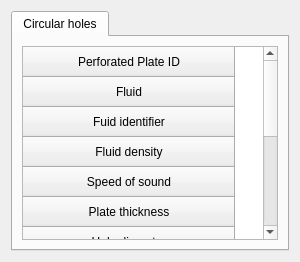
        <widget class="QWidget" name="tab_edit">
         <attribute name="title">
          <string>Edit</string>
         </attribute>
         <layout class="QGridLayout" name="gridLayout_13">
          <item row="0" column="0">
           <widget class="QTabWidget" name="edit_tabWidget">
            <property name="currentIndex">
             <number>0</number>
            </property>
            <widget class="QWidget" name="tab_circular_holes_edit">
             <attribute name="title">
              <string>Circular holes</string>
             </attribute>
             <layout class="QGridLayout" name="gridLayout_14">
              <item row="0" column="0">
               <widget class="QTableWidget" name="edit_tableWidget">
                <attribute name="horizontalHeaderVisible">
                 <bool>false</bool>
                </attribute>
                <row>
                 <property name="text">
                  <string>Perforated Plate ID</string>
                 </property>
                 <property name="textAlignment">
                  <set>AlignCenter</set>
                 </property>
                </row>
                <row>
                 <property name="text">
                  <string>Fluid</string>
                 </property>
                 <property name="textAlignment">
                  <set>AlignCenter</set>
                 </property>
                </row>
                <row>
                 <property name="text">
                  <string>Fuid identifier</string>
                 </property>
                 <property name="textAlignment">
                  <set>AlignCenter</set>
                 </property>
                </row>
                <row>
                 <property name="text">
                  <string>Fluid density</string>
                 </property>
                 <property name="textAlignment">
                  <set>AlignCenter</set>
                 </property>
                </row>
                <row>
                 <property name="text">
                  <string>Speed of sound</string>
                 </property>
                 <property name="textAlignment">
                  <set>AlignCenter</set>
                 </property>
                </row>
                <row>
                 <property name="text">
                  <string>Plate thickness</string>
                 </property>
                 <property name="textAlignment">
                  <set>AlignCenter</set>
                 </property>
                </row>
                <row>
                 <property name="text">
                  <string>Hole diameter</string>
                 </property>
                 <property name="textAlignment">
                  <set>AlignCenter</set>
                 </property>
                </row>
                <row>
                 <property name="text">
                  <string>Porosity</string>
                 </property>
                 <property name="textAlignment">
                  <set>AlignCenter</set>
                 </property>
                </row>
                <row>
                 <property name="text">
                  <string>Linear discharge coefficient</string>
                 </property>
                 <property name="textAlignment">
                  <set>AlignCenter</set>
                 </property>
                </row>
                <row>
                 <property name="text">
                  <string>Include effects</string>
                 </property>
                 <property name="textAlignment">
                  <set>AlignCenter</set>
                 </property>
                </row>
                <row>
                 <property name="text">
                  <string>Non-linear discharge coefficient</string>
                 </property>
                 <property name="textAlignment">
                  <set>AlignCenter</set>
                 </property>
                </row>
                <row>
                 <property name="text">
                  <string>Non-linear correction factor</string>
                 </property>
                 <property name="textAlignment">
                  <set>AlignCenter</set>
                 </property>
                </row>
                <row>
                 <property name="text">
                  <string>User-defined transfer impedance file</string>
                 </property>
                 <property name="textAlignment">
                  <set>AlignCenter</set>
                 </property>
                </row>
               </widget>
              </item>
             </layout>
            </widget>
           </widget>
          </item>
         </layout>
        </widget>
